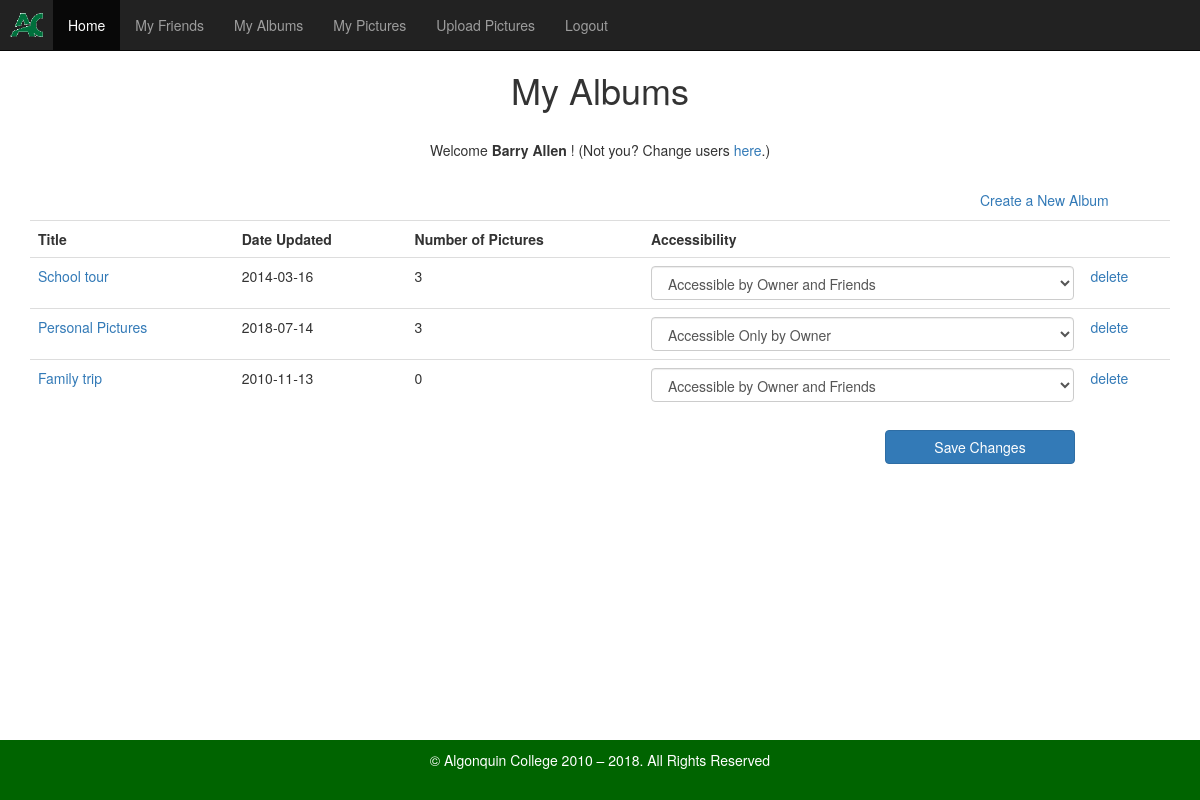
The page /MyAlbums.php (signed in) on the database its author committed.
### tables this page shows
CREATE TABLE Album (
	Album_Id int(11) PRIMARY KEY AUTO_INCREMENT,
	Title varchar(256) NOT NULL,
	Description varchar(3000), 
	Date_Updated Date NOT NULL,
	Owner_Id varchar(16) NOT NULL,
	Accessibility_Code varchar(16) NOT NULL,
	FOREIGN KEY (Owner_Id) REFERENCES Users (UserId),
	FOREIGN KEY (Accessibility_Code) REFERENCES Accessibility (Accessibility_Code)
);

### SqlScripts/Queries.php (called while the page is built, shortened)
<?php
function connectToDb(){
    $dbConnection = parse_ini_file("db_connection.ini");
    extract($dbConnection);
    return new PDO($dsn, $user, $password);
}
function showAlbums($ownerID) {
    $myPdo = connectToDb();
    $sql = "SELECT Album_Id, Title, Date_Updated, Owner_Id, Accessibility_Code, Description
            FROM album
            INNER JOIN users ON album.Owner_ID = users.UserId
            WHERE Owner_ID = :ownerID;";
    $pStatment = $myPdo->prepare($sql);
    $pStatment->execute( array('ownerID' => $ownerID));
    $data = $pStatment->fetchAll();
    return $data;
}
function countPicturesInAlbum($AlbumId){
    $myPdo = connectToDb();
    $sql = "SELECT * FROM CST8257.Picture WHERE Album_Id = :albumId";
    $pStatment = $myPdo->prepare($sql);
    $pStatment->execute( array('albumId' => $AlbumId));
    return $pStatment->rowCount();
}
?>

### MyAlbums.php (the view, shortened to what this page needs)
<?php include ("./CommonFiles/Header.php"); ?>
<body>
    <div class="container">
        <form class="form-horizontal" id="accChangeForm" action="<?php echo $_SERVER['PHP_SELF']; ?>" method="post">
            <h1 style="text-align: center">My Albums</h1>
            <br />
            <p class="text-center">
                Welcome
                <b>
                    <?php echo "$_SESSION[LoggedInUserName]"; ?>
                </b>!
            (Not you? Change users
                <a href="<?php echo $directoryPrefix; ?>/Logout.php">here</a>.)
            </p>
            <br />
            <p class="col-lg-offset-10">
                <a href="AddAlbum.php">Create a New Album</a>
            </p>
            <table class="table">
                <tr>
                    <th>Title</th>
                    <th>Date Updated</th>
                    <th>Number of Pictures</th>
                    <th>Accessibility</th>
                    <th></th>
                </tr>
                <?php
                $albumList = showAlbums($_SESSION["LoggedInUserId"]);
                $index = 0;
                $albumList = showAlbums($_SESSION["LoggedInUserId"]);
                foreach ($albumList as $album) {
                $numOfPicInAlbum = countPicturesInAlbum($album[Album_Id]);
                $albumTitle = htmlspecialchars($album[Title]);
                echo <<< EOT
                <tr>
                <td id="$album[Album_Id]"><a href="MyPictures.php?albumID=$album[Album_Id]">$albumTitle</a></td>
                <td>$album[Date_Updated]</td>
                <td>$numOfPicInAlbum</td>
                <td>
                    <select class="form-control" id="accessibility$index" name="accessibility$index">
EOT;
                    if ($album[Accessibility_Code] == "shared") {
                        echo "<option value='shared' selected>Accessible by Owner and Friends</option>";
                    }
                    else {
                        echo "<option value='private' selected>Accessible Only by Owner</option>";
                    }
                    echo "</select>";
                    echo "</td>";
                    echo "<td><a class='delete' href='?deleteAlbumID=$album[Album_Id]'>delete</a></td>";
                    $index++;
                }
                ?>
            </table>
            <input type="submit" name="btnSaveChanges" class="col-lg-2 col-lg-offset-9 btn btn-primary" id="btnSaveChanges" value="Save Changes" />
        </form>
    </div>
    <?php include ("./CommonFiles/Footer.php"); ?>
</body>

### rows shown on the page
album: Title "School tour", Date_Updated "2014-03-16", numOfPicInAlbum "3", Accessibility_Code "Accessible by Owner and Friends"
album: Title "Personal Pictures", Date_Updated "2018-07-14", numOfPicInAlbum "3", Accessibility_Code "Accessible Only by Owner"
album: Title "Family trip", Date_Updated "2010-11-13", numOfPicInAlbum "0", Accessibility_Code "Accessible by Owner and Friends"

### other values the page prints
$_SESSION[LoggedInUserName] "Barry Allen"
Date("Y") "2018"
